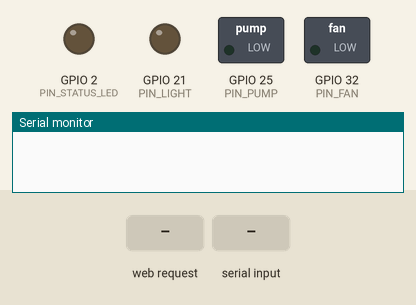
Simulated run of this sketch. Board: ESP32. On the bench: switched loads named in the sketch (green lamp = pin HIGH), output pins drawn as LEDs (lit = HIGH), the last lines printed to the serial monitor. Dashed ring = blinking. The test bench sets the inputs (shaded band).

Above: at 0.0 s.
At 1.7 s:
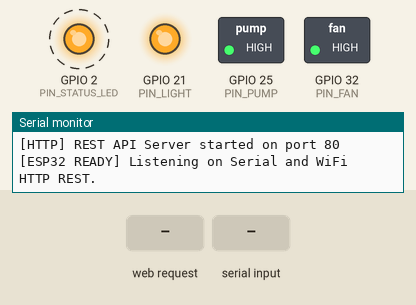
1.8 s: HTTP request GET /api/control?device=1&state=1 received
3.5 s: "YOUR_WIFI_SSID\n" received over Serial
5.5 s: "ON\n" received over Serial
7.5 s: "1\n" received over Serial
Timing chart, 0 to 10.5 s (numbered marks = the images above; inputs shaded):
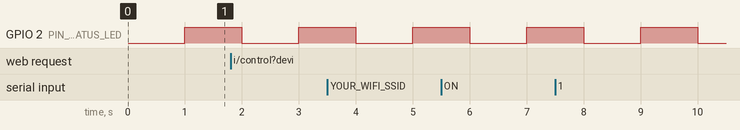

The sketch:

esp32_iot_hub.ino
```cpp
/*
 * ==============================================================================
 * Project: ESP32 IoT Actuator Hub (Emotiv EPOC BCI Integration)
 * Target Board: ESP32 Dev Module / NodeMCU-32S
 * Actuators:
 *   - 💡 Light (Relay 1) -> GPIO 21
 *   - 🌀 Fan   (Relay 2) -> GPIO 32
 *   - 🚰 Pump  (Relay 3) -> GPIO 25
 *   - ⚡ Status LED      -> GPIO 2 (Built-in)
 *
 * Communication Modes:
 *   1. Serial UART (115200 baud) - USB Cable Mode
 *   2. WiFi HTTP REST Server - Wireless Mode (http://<ESP32_IP>/api/control)
 *   3. Direct WebSocket Client - Real-time push connection to Master Hub
 * ==============================================================================
 */

#include <WiFi.h>
#include <WebServer.h>

// ---------------- USER CONFIGURATION ----------------
const char* WIFI_SSID = "YOUR_WIFI_SSID";         // Replace with your WiFi SSID
const char* WIFI_PASS = "YOUR_WIFI_PASSWORD";     // Replace with your WiFi Password

// Master Hub Server IP for reverse reporting (optional)
const char* MASTER_HUB_IP = "192.168.1.100";
const int MASTER_HUB_PORT = 3000;

// ---------------- RELAY TRIGGER LOGIC CONFIGURATION ----------------
// Most relay breakout boards (1/2/4/8 channel) are ACTIVE-LOW:
//   - LOW  (0V)        -> Relay ON (Energized)
//   - HIGH (3.3V/5V)   -> Relay OFF (De-energized)
// Set to 'true' for standard active-low relay modules.
// Set to 'false' if using active-high relays or simple LEDs wired to GND.
const bool ACTIVE_LOW_RELAYS = true;

#define RELAY_ON  (ACTIVE_LOW_RELAYS ? LOW : HIGH)
#define RELAY_OFF (ACTIVE_LOW_RELAYS ? HIGH : LOW)

// ---------------- PIN DEFINITIONS -------------------
const int PIN_LIGHT      = 21; // Light Actuator / Relay 1
const int PIN_FAN        = 32; // Fan Actuator / Relay 2
const int PIN_PUMP       = 25; // Pump Actuator / Relay 3
const int PIN_STATUS_LED = 2;  // Built-in Heartbeat Status LED

// ---------------- DEVICE STATES ---------------------
bool stateLight = false;
bool stateFan   = false;
bool statePump  = false;

WebServer server(80);
unsigned long lastHeartbeat = 0;
bool heartbeatState = false;

// ---------------- FUNCTION DECLARATIONS -------------
void setupHardware();
void setupWiFi();
void setupWebServer();
void processSerialCommands();
void setActuatorState(String device, String state);
String getStatusJson();
void handleControl();
void handleStatus();
void handleRoot();

void setup() {
  Serial.begin(115200);
  delay(500);

  Serial.println("\n=======================================================");
  Serial.println("  🧠 ESP32 IoT Master Hub for Emotiv EPOC BCI");
  Serial.printf("  Pins: Light(%d), Fan(%d), Pump(%d), Status(%d)\n", PIN_LIGHT, PIN_FAN, PIN_PUMP, PIN_STATUS_LED);
  Serial.printf("  Relay Mode: %s\n", ACTIVE_LOW_RELAYS ? "ACTIVE-LOW (LOW=ON, HIGH=OFF)" : "ACTIVE-HIGH (HIGH=ON, LOW=OFF)");
  Serial.println("=======================================================");

  setupHardware();
  setupWiFi();
  setupWebServer();

  Serial.println("[ESP32 READY] Listening on Serial and WiFi HTTP REST.");
}

void loop() {
  // Handle HTTP REST API requests
  server.handleClient();

  // Handle Serial USB Commands
  processSerialCommands();

  // Non-blocking Heartbeat Blink
  if (millis() - lastHeartbeat >= 1000) {
    lastHeartbeat = millis();
    heartbeatState = !heartbeatState;
    digitalWrite(PIN_STATUS_LED, heartbeatState ? HIGH : LOW);
  }
}

// ---------------- HARDWARE SETUP --------------------
void setupHardware() {
  // Set default output level to OFF BEFORE enabling output mode to prevent startup flicker/glitches
  digitalWrite(PIN_LIGHT, RELAY_OFF);
  digitalWrite(PIN_FAN, RELAY_OFF);
  digitalWrite(PIN_PUMP, RELAY_OFF);
  digitalWrite(PIN_STATUS_LED, LOW);

  pinMode(PIN_LIGHT, OUTPUT);
  pinMode(PIN_FAN, OUTPUT);
  pinMode(PIN_PUMP, OUTPUT);
  pinMode(PIN_STATUS_LED, OUTPUT);

  // Guarantee all relays remain firmly OFF upon boot
  digitalWrite(PIN_LIGHT, RELAY_OFF);
  digitalWrite(PIN_FAN, RELAY_OFF);
  digitalWrite(PIN_PUMP, RELAY_OFF);
  digitalWrite(PIN_STATUS_LED, LOW);

  stateLight = false;
  stateFan   = false;
  statePump  = false;
}

// ---------------- WIFI SETUP ------------------------
void setupWiFi() {
  if (String(WIFI_SSID) == "YOUR_WIFI_SSID") {
    Serial.println("[WiFi] Default WiFi credentials detected. Running in SERIAL-ONLY mode.");
    Serial.println("[WiFi] To enable WiFi, update WIFI_SSID and WIFI_PASS in esp32_iot_hub.ino");
    return;
  }

  Serial.printf("[WiFi] Connecting to %s", WIFI_SSID);
  WiFi.mode(WIFI_STA);
  WiFi.begin(WIFI_SSID, WIFI_PASS);

  int attempts = 0;
  while (WiFi.status() != WL_CONNECTED && attempts < 20) {
    delay(500);
    Serial.print(".");
    attempts++;
  }

  if (WiFi.status() == WL_CONNECTED) {
    Serial.println("\n[WiFi] Connected!");
    Serial.print("[WiFi] ESP32 IP Address: ");
    Serial.println(WiFi.localIP());
  } else {
    Serial.println("\n[WiFi] Connection timed out. Running in Serial mode.");
  }
}

// ---------------- WEB SERVER & REST API -------------
void setupWebServer() {
  // CORS Headers for all REST responses
  server.enableCORS(true);

  server.on("/", HTTP_GET, handleRoot);
  server.on("/api/status", HTTP_GET, handleStatus);
  server.on("/api/control", HTTP_GET, handleControl);
  server.on("/api/control", HTTP_POST, handleControl);

  server.begin();
  Serial.println("[HTTP] REST API Server started on port 80");
}

void handleRoot() {
  String html = "<!DOCTYPE html><html><head><title>ESP32 IoT Hub</title>";
  html += "<meta name='viewport' content='width=device-width, initial-scale=1'>";
  html += "<style>body{font-family:sans-serif;background:#0d1117;color:#c9d1d9;padding:20px;text-align:center;}";
  html += ".card{background:#161b22;border:1px solid #30363d;border-radius:10px;padding:15px;margin:10px auto;max-width:400px;}";
  html += "h1{color:#58a6ff;} .btn{display:inline-block;padding:8px 16px;margin:5px;border-radius:6px;text-decoration:none;font-weight:bold;}";
  html += ".on{background:#238636;color:white;} .off{background:#da3633;color:white;}</style></head><body>";
  html += "<h1>🧠 ESP32 IoT Master Hub</h1><p>Emotiv EPOC BCI Receiver</p>";

  html += "<div class='card'><h3>💡 Light (GPIO " + String(PIN_LIGHT) + "): " + String(stateLight ? "ON" : "OFF") + "</h3>";
  html += "<a class='btn on' href='/api/control?device=light&state=ON'>Turn ON</a>";
  html += "<a class='btn off' href='/api/control?device=light&state=OFF'>Turn OFF</a></div>";

  html += "<div class='card'><h3>🌀 Fan (GPIO " + String(PIN_FAN) + "): " + String(stateFan ? "ON" : "OFF") + "</h3>";
  html += "<a class='btn on' href='/api/control?device=fan&state=ON'>Turn ON</a>";
  html += "<a class='btn off' href='/api/control?device=fan&state=OFF'>Turn OFF</a></div>";

  html += "<div class='card'><h3>🚰 Pump (GPIO " + String(PIN_PUMP) + "): " + String(statePump ? "ON" : "OFF") + "</h3>";
  html += "<a class='btn on' href='/api/control?device=pump&state=ON'>Turn ON</a>";
  html += "<a class='btn off' href='/api/control?device=pump&state=OFF'>Turn OFF</a></div>";

  html += "</body></html>";
  server.send(200, "text/html", html);
}

void handleStatus() {
  server.send(200, "application/json", getStatusJson());
}

void handleControl() {
  if (!server.hasArg("device") || !server.hasArg("state")) {
    server.send(400, "application/json", "{\"error\":\"Missing device or state argument\"}");
    return;
  }

  String device = server.arg("device");
  String state  = server.arg("state");

  setActuatorState(device, state);
  server.send(200, "application/json", getStatusJson());
}

// ---------------- ACTUATOR CONTROLLER ---------------
void setActuatorState(String device, String state) {
  device.toLowerCase();
  state.toUpperCase();
  bool isOn = (state == "ON" || state == "1" || state == "TRUE");

  if (device == "light" || device == "push") {
    stateLight = isOn;
    digitalWrite(PIN_LIGHT, stateLight ? RELAY_ON : RELAY_OFF);
    Serial.printf("[ACTION] Light set to %s (Pin %d)\n", stateLight ? "ON" : "OFF", PIN_LIGHT);
  } else if (device == "fan" || device == "pull") {
    stateFan = isOn;
    digitalWrite(PIN_FAN, stateFan ? RELAY_ON : RELAY_OFF);
    Serial.printf("[ACTION] Fan set to %s (Pin %d)\n", stateFan ? "ON" : "OFF", PIN_FAN);
  } else if (device == "pump" || device == "left") {
    statePump = isOn;
    digitalWrite(PIN_PUMP, statePump ? RELAY_ON : RELAY_OFF);
    Serial.printf("[ACTION] Pump set to %s (Pin %d)\n", statePump ? "ON" : "OFF", PIN_PUMP);
  } else if (device == "all") {
    stateLight = isOn;
    stateFan   = isOn;
    statePump  = isOn;
    digitalWrite(PIN_LIGHT, stateLight ? RELAY_ON : RELAY_OFF);
    digitalWrite(PIN_FAN, stateFan ? RELAY_ON : RELAY_OFF);
    digitalWrite(PIN_PUMP, statePump ? RELAY_ON : RELAY_OFF);
    Serial.printf("[ACTION] All actuators set to %s\n", isOn ? "ON" : "OFF");
  }

  // Print ACK JSON to Serial
  Serial.println(getStatusJson());
}

String getStatusJson() {
  String json = "{";
  json += "\"uptime\":" + String(millis()) + ",";
  json += "\"states\":{";
  json += "\"light\":\"" + String(stateLight ? "ON" : "OFF") + "\",";
  json += "\"fan\":\""   + String(stateFan   ? "ON" : "OFF") + "\",";
  json += "\"pump\":\""  + String(statePump  ? "ON" : "OFF") + "\"";
  json += "}}";
  return json;
}

// ---------------- SERIAL COMMAND PARSER -------------
void processSerialCommands() {
  if (!Serial.available()) return;

  String line = Serial.readStringUntil('\n');
  line.trim();
  if (line.length() == 0) return;

  Serial.printf("[SERIAL RX] %s\n", line.c_str());

  if (line.equalsIgnoreCase("STATUS")) {
    Serial.println(getStatusJson());
    return;
  }

  // Protocol format 1: "LIGHT:ON", "FAN:OFF", "PUMP:ON"
  int colonIndex = line.indexOf(':');
  if (colonIndex != -1) {
    String device = line.substring(0, colonIndex);
    String state  = line.substring(colonIndex + 1);
    setActuatorState(device, state);
    return;
  }

  // Protocol format 2: simple space separated "light on", "fan off"
  int spaceIndex = line.indexOf(' ');
  if (spaceIndex != -1) {
    String device = line.substring(0, spaceIndex);
    String state  = line.substring(spaceIndex + 1);
    setActuatorState(device, state);
    return;
  }
}
```
